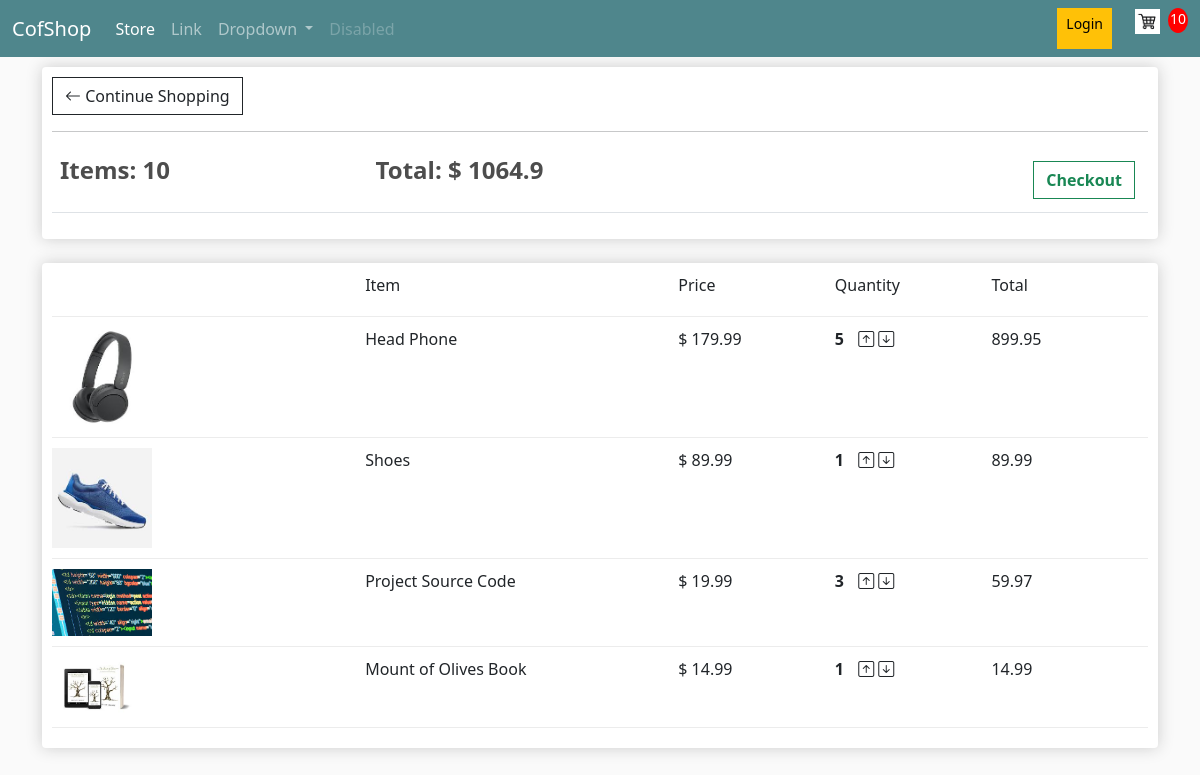
The page /cart/ (signed in) on the database as committed earlier.
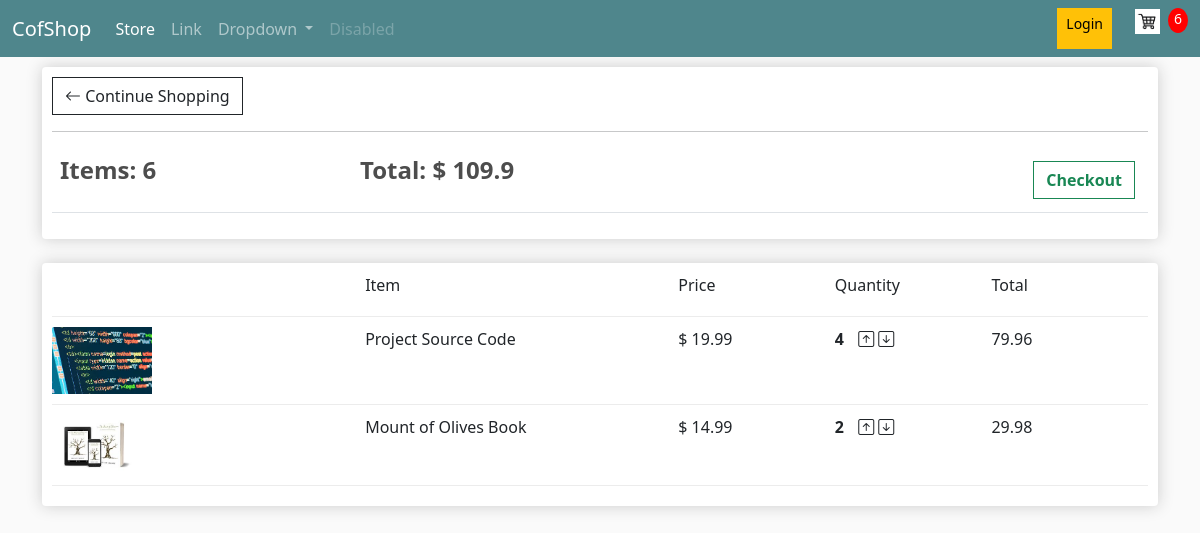
The same page on the database as committed later.
### store/models.py (models this page shows, shortened)
class Order(models.Model):
    customer = models.ForeignKey(Customer,on_delete=models.SET_NULL,blank=True, null=True)
    date_ordered=models.DateTimeField(auto_now_add=True)
    complete = models.BooleanField(default=False,null=True,blank=True)
    transaction_id = models.CharField(max_length=200, null=True)
    @property
    def get_cart_total(self):
        orderitems = self.orderitem_set.all()
        total = sum([item.get_total for item in orderitems])
        return total
    @property
    def get_cart_quantity(self):
        orderitems=self.orderitem_set.all()
        total = sum([item.quantity for item in orderitems])
        return total

class OrderItem(models.Model):
    product= models.ForeignKey(Product,on_delete=models.SET_NULL,blank=True, null=True)
    order= models.ForeignKey(Order,on_delete=models.SET_NULL,blank=True, null=True)
    quantity = models.IntegerField(default=0,null=True,blank=True)
    date_added=models.DateTimeField(auto_now_add=True)
    @property
    def get_total(self):
        total = self.quantity * self.product.price
        return total

class Product(models.Model):
    name= models.CharField(max_length=200, null=True)
    price=models.FloatField()
    digital= models.BooleanField(default=False,null=True,blank=True)
    image=models.ImageField(blank=True,null=True,upload_to='product/')
    @property
    def imageURL(self):
        try:
            url=self.image.url
        except:
            url=''
        return url

### store/views.py (the view)
# urls.py: path('cart/',views.cart, name='cart'),
def cart(request):
    if request.user.is_authenticated:
        customer = request.user.customer
        order,created=Order.objects.get_or_create(customer=customer,complete=False)
        items = order.orderitem_set.all()
        cartItems=order.get_cart_quantity
    else:
        cookieData  = CookieCart(request)
        cartItems = cookieData['cartItems']
        order = cookieData['order']
        items = cookieData['items']
    return render(request, 'store/cart.html',{'items':items,'order':order,'cartItems':cartItems})

### store/templates/store/cart.html (shortened to what this page needs)
{% extends "store/base.html" %}
{% load static %}
{% block content %}
<div class="row">
    <div class="col-lg-12">
        <div class="box-element">
            <a href="{% url "store" %}" class="btn btn-outline-dark">
                <i class="bi bi-arrow-left"></i>
                Continue Shopping
            </a>
            <hr>
            <table class="table">
                <tr>
                    <th><h4> <strong>Items: {{order.get_cart_quantity}}</strong></h4></th>
                    <th><h4> <strong>Total: $ {{order.get_cart_total|floatformat}}</strong></h4></th>
                    <th>
                        <a href="{% url "checkout" %}" class="btn btn-outline-success" style="float:right; margin:5px" >
                         <strong>Checkout</strong></a>
                    </th>
                </tr>
            </table>
        </div>
        <br>
        <div class="box-element">
            <div class="cart-row">
                <div style="flex:2"></div>
                <div style="flex:2">Item</div>
                <div style="flex:1">Price</div>
                <div style="flex:1">Quantity</div>
                <div style="flex:1">Total</div>
            </div>
            {% for item in items  %}
            <div class="cart-row">
                <div style="flex:2"><img class="row-image" src="{{item.product.imageURL}}"></div>
                <div style="flex:2">{{item.product.name}}</div>
                <div style="flex:1"> $ {{item.product.price}}</div>
                <div style="flex:1">
                    <p class="quantity">{{item.quantity}}</p>
                    <div class="quantity">
                        <i data-product="{{item.product.id}}" data-action="add" class="bi bi-arrow-up-square update-cart "></i>
                        <i data-product="{{item.product.id}}" data-action="remove" class="bi bi-arrow-down-square update-cart "></i>
                    </div>
                </div>
                <div style="flex:1">{{item.get_total|floatformat:2}}</div>
            </div>
            {% endfor %}
        </div>
    </div>
</div>
{% endblock content %}

### store/templates/store/base.html (shortened to what this page needs)
<!DOCTYPE html>
{% load static %}
<html lang="en">
<head>
    <link href="https://cdn.jsdelivr.net/npm/bootstrap@5.3.3/dist/css/bootstrap.min.css" rel="stylesheet">
    <link rel="stylesheet" href="https://cdn.jsdelivr.net/npm/bootstrap-icons@1.11.3/font/bootstrap-icons.min.css">
    <link rel="stylesheet" href="{% static 'css/main.css' %}">
</head>
<body>
    <nav class="navbar navbar-expand-lg bg-dark navbar-dark">
        <div class="container-fluid">
          <a class="navbar-brand" href="{% url "store" %}">CofShop</a>
          <div class="collapse navbar-collapse" id="navbarSupportedContent">
            <ul class="navbar-nav me-auto mb-2 mb-lg-0">
              <li class="nav-item">
                <a class="nav-link active" aria-current="page" href="{% url "store" %}">Store</a>
              </li>
              <li class="nav-item">
                <a class="nav-link" href="#">Link</a>
              </li>
              <li class="nav-item dropdown">
                <a class="nav-link dropdown-toggle" href="#" role="button" data-bs-toggle="dropdown" aria-expanded="false">
                  Dropdown
                </a>
              </li>
              <li class="nav-item">
                <a class="nav-link disabled" aria-disabled="true">Disabled</a>
              </li>
            </ul>
            <form class="d-flex" role="search">
                <a href="#" class="btn btn-sm btn-warning">Login</a>
                <a href="{% url "cart" %}" class="mx-2">
                    <img src="{% static "images/cart.png" %}" id="cart-icon">
                </a>
                <p id="cart-total">{{cartItems}}</p>
            </form>
          </div>
        </div>
      </nav>
    <div class="container">
        {% block content %}
        {% endblock content %}
    </div>
</body>
</html>

### static/css/main.css (style rules this page uses)
body { background-color: hsl(0, 0%, 98%); }
h1,h2,h3,h4,h5,h6 { color:hsl(0, 0%, 30%); }
.box-element { box-shadow:hsl(0, 0%, 80%) 0 0 16px; background-color: #fff; border-radius: 4px; padding: 10px; }
.bg-dark { background-color: #4f868c!important; }
#cart-icon { width:25px; display: inline-block; margin-left: 15px; }
#cart-total { display: block; text-align: center; color:#fff; background-color: red; width: 20px; height: 25px; border-radius: 50%; font-size: 14px; }
.col-lg-4, .col-lg-6, .col-lg-8, .col-lg-12 { margin-top: 10px; }
.btn { border-radius: 0; }
.row-image { width: 100px; }
.cart-row { display: flex; align-items: flex-stretch; padding-bottom: 10px; margin-bottom: 10px; border-bottom: 1px solid #ececec; }
.quantity { display: inline-block; font-weight: 700; padding-right:10px; }

Rows that differ between the two databases and show on the page:
removed OrderItem: product.imageURL (picture), product.name "Head Phone", product.price "179.99", quantity "5", get_total "899.95"
removed OrderItem: product.imageURL (picture), product.name "Shoes", product.price "89.99", quantity "1", get_total "89.99"
changed through a linked row, Order: get_cart_quantity "10" → "6"; get_cart_total "1064.9" → "109.9"
changed OrderItem "Project Source Code": quantity "3" → "4"; get_total "59.97" → "79.96"
changed OrderItem "Mount of Olives Book": quantity "1" → "2"; get_total "14.99" → "29.98"
Other text that changed with them:
{{ cartItems }}: "10" → "6"
